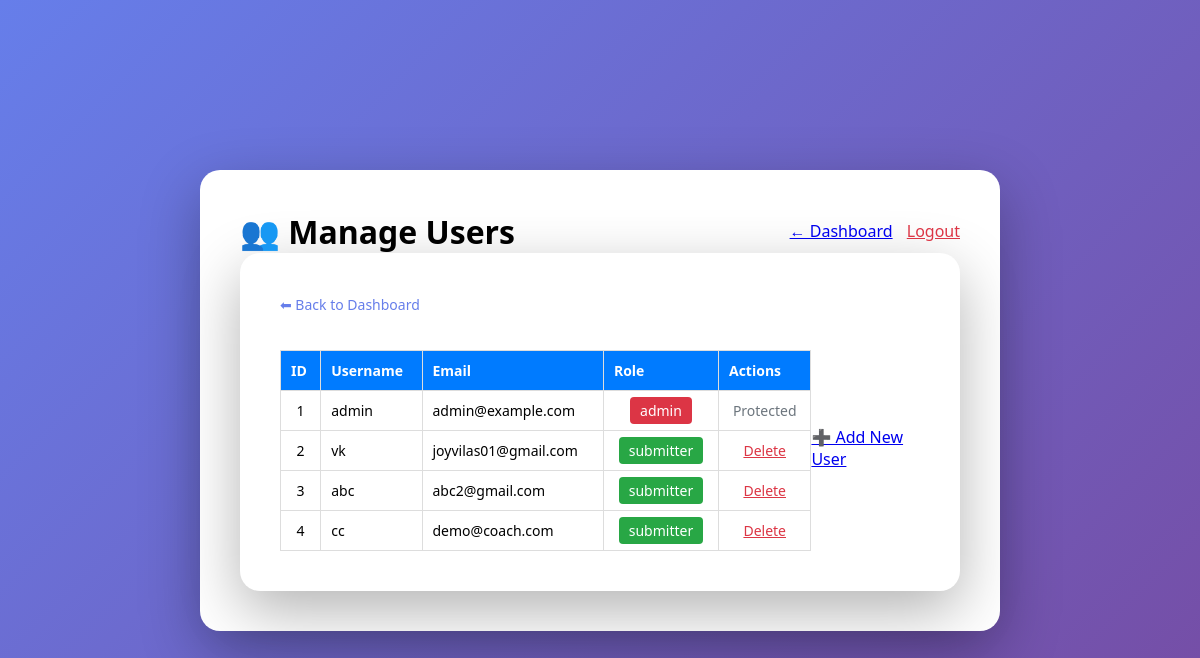
Page /admin/users (signed in) on the committed database.
### tables this page shows
CREATE TABLE users (
            id INTEGER PRIMARY KEY AUTOINCREMENT,
            username TEXT UNIQUE NOT NULL,
            password TEXT NOT NULL,
            role TEXT DEFAULT 'submitter',
            email TEXT
        );

### app.py (the view)
@app.route('/admin/users')
@login_required
def manage_users():
    if current_user.role != 'admin':
        flash('Access denied!', 'danger')
        return redirect(url_for('dashboard'))
    conn = sqlite3.connect('submissions.db')
    c = conn.cursor()
    c.execute('SELECT id, username, role, email FROM users')
    users = c.fetchall()
    conn.close()
    return render_template('users.html', users=users)

### app.py (called while the page is built)
@login_manager.user_loader
def load_user(user_id):
    conn = sqlite3.connect('submissions.db')
    c = conn.cursor()
    c.execute('SELECT id, username, role, email FROM users WHERE id = ?', (user_id,))
    user = c.fetchone()
    conn.close()
    if user:
        return User(user[0], user[1], user[2], user[3])
    return None

### templates/users.html (shortened to what this page needs)
<!DOCTYPE html>
<html>
<head>
    <link rel="stylesheet" href="{{ url_for('static', filename='style.css') }}">
</head>
<body>
    <div class="container" style="width: 800px; max-width: 100%;">
        <div style="display: flex; justify-content: space-between; align-items: center;">
            <h1>👥 Manage Users</h1>
            <div>
                <a href="/dashboard">← Dashboard</a>
                <a href="/logout" style="margin-left: 10px; color: #dc3545;">Logout</a>
            </div>
        </div>
        <div class="container" style="width: 800px; max-width: 100%;">
    <div style="margin-bottom: 15px;">
        <a href="/dashboard" style="color: #667eea; text-decoration: none; font-size: 14px;">
            ⬅ Back to Dashboard
        </a>
    </div>
    <div style="display: flex; justify-content: space-between; align-items: center;">
        <table style="width: 100%; border-collapse: collapse; margin-top: 20px;">
            <thead>
                <tr style="background: #007bff; color: white;">
                    <th style="padding: 10px; border: 1px solid #ddd;">ID</th>
                    <th style="padding: 10px; border: 1px solid #ddd;">Username</th>
                    <th style="padding: 10px; border: 1px solid #ddd;">Email</th>
                    <th style="padding: 10px; border: 1px solid #ddd;">Role</th>
                    <th style="padding: 10px; border: 1px solid #ddd;">Actions</th>
                </tr>
            </thead>
            <tbody>
                {% for user in users %}
                <tr>
                    <td style="padding: 10px; border: 1px solid #ddd; text-align: center;">{{ user[0] }}</td>
                    <td style="padding: 10px; border: 1px solid #ddd;">{{ user[1] }}</td>
                    <td style="padding: 10px; border: 1px solid #ddd;">{{ user[3] or 'No email' }}</td>
                    <td style="padding: 10px; border: 1px solid #ddd; text-align: center;">
                        <span style="padding: 4px 10px; border-radius: 4px;
                            {% if user[2] == 'admin' %}background: #dc3545; color: white;
                            {% else %}background: #28a745; color: white;{% endif %}">
                            {{ user[2] }}
                        </span>
                    </td>
                    <td style="padding: 10px; border: 1px solid #ddd; text-align: center;">
                        {% if user[0] != 1 %}
                            <a href="/admin/delete_user/{{ user[0] }}" style="color: #dc3545;" onclick="return confirm('Delete this user?')">Delete</a>
                        {% else %}
                            <span style="color: #6c757d;">Protected</span>
                        {% endif %}
                    </td>
                </tr>
                {% endfor %}
            </tbody>
        </table>
        <p style="margin-top: 15px;"><a href="/register">➕ Add New User</a></p>
    </div>
</body>
</html>

### static/style.css (style rules this page uses)
* { margin: 0; padding: 0; box-sizing: border-box; }
body { font-family: 'Segoe UI', Tahoma, Geneva, Verdana, sans-serif; background: linear-gradient(135deg, #667eea 0%, #764ba2 100%); min-height: 100vh; display: flex; justify-content: center; align-items: center; padding: 20px; }
.container { background: white; border-radius: 20px; padding: 40px; box-shadow: 0 20px 60px rgba(0,0,0,0.3); width: 100%; max-width: 1200px; animation: fadeIn 0.5s ease; }
table { width: 100%; border-collapse: collapse; font-size: 14px; }
thead { background: #667eea; color: white; }
th { padding: 12px; text-align: left; }
td { padding: 12px; border-bottom: 1px solid #f0f0f0; }

### rows in the picture
users: id "1", username "admin", email "admin@example.com", role "admin", shows "Protected"
users: id "2", username "vk", email "joyvilas01@gmail.com", role "submitter"
users: id "3", username "abc", email "abc2@gmail.com", role "submitter"
users: id "4", username "cc", email "demo@coach.com", role "submitter"
